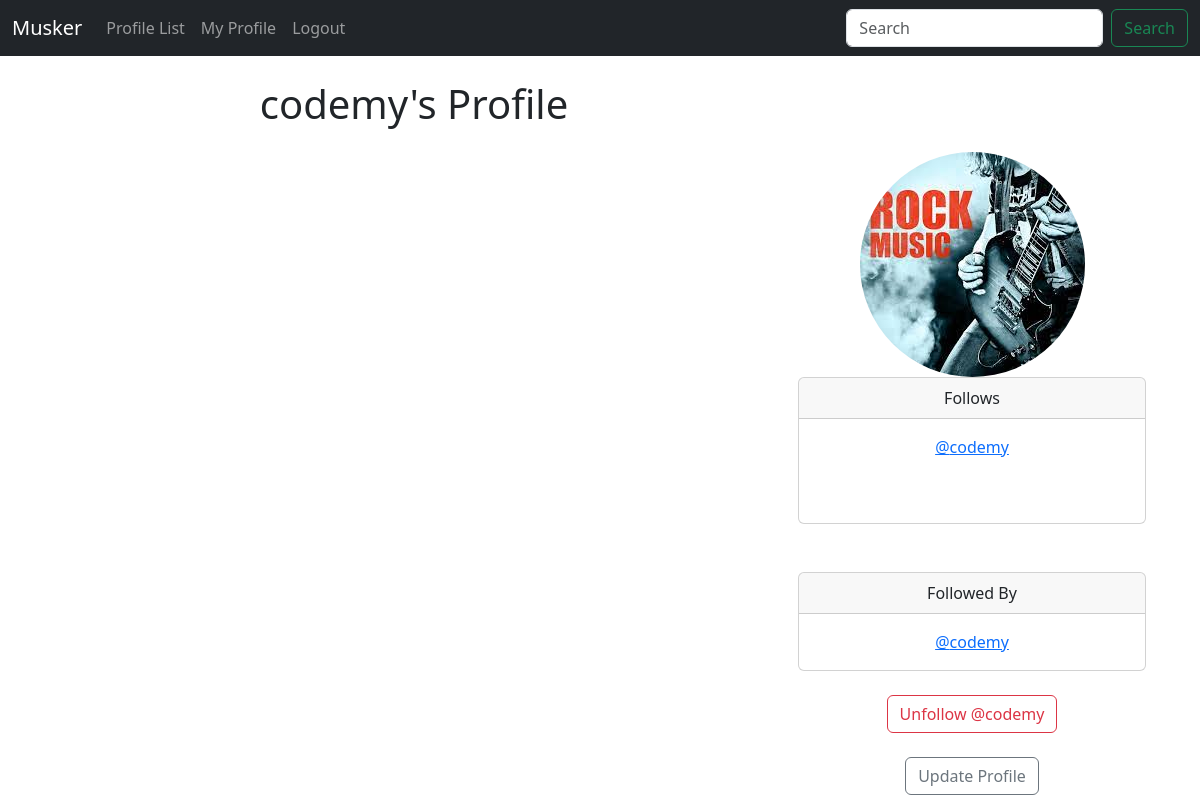
The page /profile/9 (signed in) on the database as committed earlier.
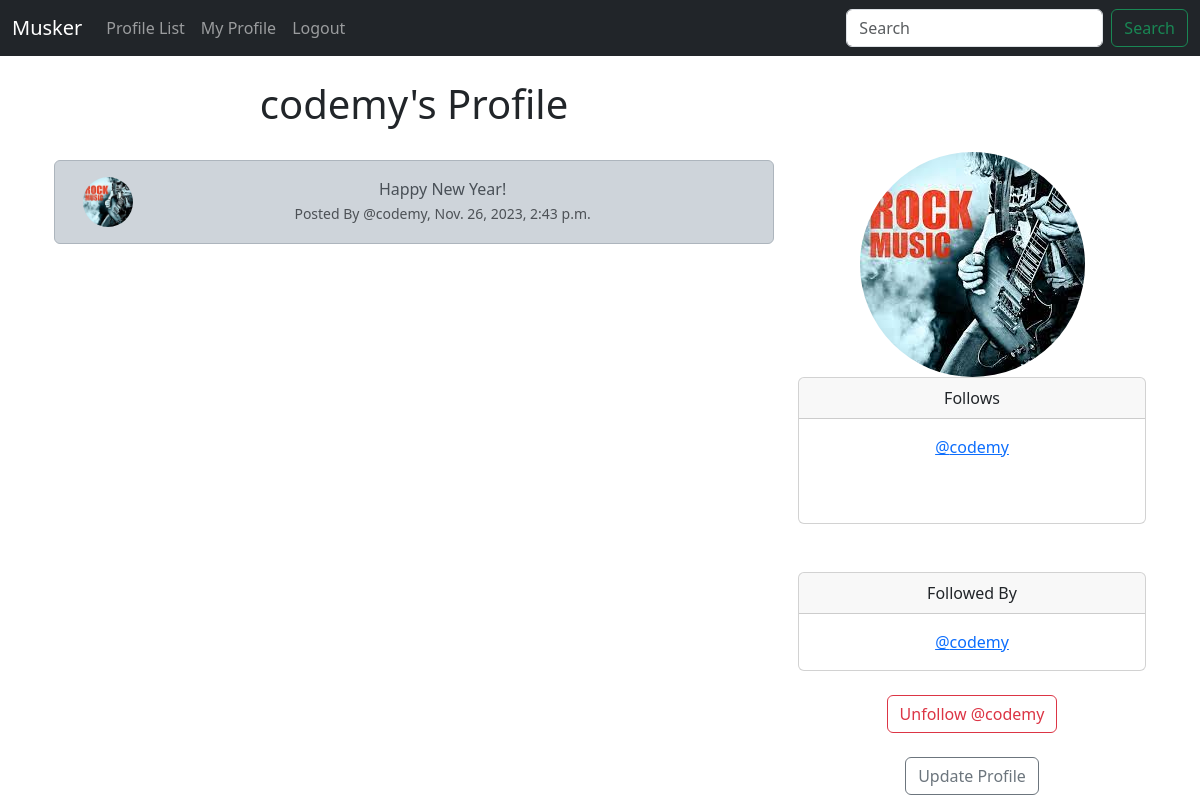
The same page on the database as committed later.
### musker/models.py (models this page shows, shortened)
class Profile(models.Model):
    user = models.OneToOneField(User, on_delete=models.CASCADE)
    follows = models.ManyToManyField('self', related_name='followed_by', symmetrical=False, blank=True)
    date_modified = models.DateTimeField(User, auto_now=True)
    profile_image = models.ImageField(null=True, blank=True, upload_to='images/')
    def __str__(self):
        return self.user.username

class Meep(models.Model):
    user = models.ForeignKey(User, related_name='meeps', on_delete=models.DO_NOTHING)
    body = models.CharField(max_length=200)
    created_at = models.DateTimeField(auto_now_add=True)
    likes = models.ManyToManyField(User, related_name='meep_like', blank=True)

### musker/views.py (the view, shortened to what this page needs)
# urls.py: path('profile/<int:pk>', views.profile, name='profile'),
def profile(request, pk):
	if request.user.is_authenticated:
		profile = Profile.objects.get(user_id=pk)
		meeps = Meep.objects.filter(user_id=pk).order_by('-created_at')
		return render(request, 'profile.html', {'profile':profile, 'meeps':meeps})
	else:
		messages.success(request, 'You Must Be Logged In To View This Page...')
		return redirect('home')

### musker/templates/profile.html (shortened to what this page needs)
{% extends 'base.html' %}
{% load static %}
{% block content %}
    {% if profile %}
        <div class="container text-center">
            <div class="row">
                <div class="col-8">
                    <h1>{{ profile.user.username }}'s Profile</h1><br/>
                    {% if meeps %}
                        {% for meep in meeps %}
                            <div class="alert alert-dark" role="alert">
                                <div class="container">
                                    <div class="row">
                                        <div class="col-1">
                                            {% if profile.profile_image %}
                                                <img src="{{ profile.profile_image.url }}" width=50 height=50 class="rounded-circle" alt="{{ profile.user.username }}">
                                            {% else %}
                                                <img src="{% static 'images/default_profile_pic.png' %}" width=50 height=50 class="rounded-circle" alt="{{ profile.user.username }}">
                                            {% endif %}
                                        </div>
                                        <div class="col-11">
                                            {{ meep.body }}
                                            <br/>
                                            <small class="text-muted">Posted By @{{ meep.user.username }}, {{ meep.created_at }}</small>
                                        </div><br/>
                                    </div>
                                </div>
                            </div>
                        {% endfor %}
                    {% endif %}
                </div>
                <div class="col-4">
                    <br/><br/><br/>
                    {% if profile.profile_image %}
                        <img src="{{ profile.profile_image.url }}" class="rounded-circle">
                    {% endif %}
                    <div class="card">
                        <div class="card-header">Follows</div>
                        <div class="card-body">
                          <p class="card-text">
                            {% for following in profile.follows.all %}
                            <a href="{% url 'profile' following.user.id %}">@{{ following }}</a><br/>
                            {% endfor %}
                            <br/><br/>
                          </p>
                        </div>
                    </div>
                    <br/><br/>
                    <div class="card">
                        <div class="card-header">
                          Followed By
                        </div>
                        <div class="card-body">
                          <p class="card-text">
                            {% for following in profile.followed_by.all %}
                            <a href="{% url 'profile' following.user.id %}">@{{ following }}</a><br/>
                            {% endfor %}
                          </p>
                        </div>
                    </div>
                    <br/>
                    <form method=POST>
                        {% if profile in user.profile.follows.all %}
                            <button class="btn btn-outline-danger" name="follow" value="unfollow" type="submit">
                                Unfollow @{{ profile.user.username | lower}}
                            </button>
                        {% else %}
                            <button class="btn btn-outline-success" name="follow" value="follow" type="submit">
                                Follow @{{ profile.user.username | lower }}
                            </button>
                        {% endif %}
                    </form>
                    <br/>
                    {% if request.user.id == profile.user.id %}
                    <a href="{% url 'update_user' %}" class="btn btn-outline-secondary">Update Profile</a>
                    {% endif %}
                </div>
            </div>
        </div>
    {% endif %}
{% endblock %}

Rows that differ between the two databases and show on the page:
added Meep: profile_image (picture), body "Happy New Year!", user.username "codemy", created_at "Nov. 26, 2023, 2:43 p.m."
